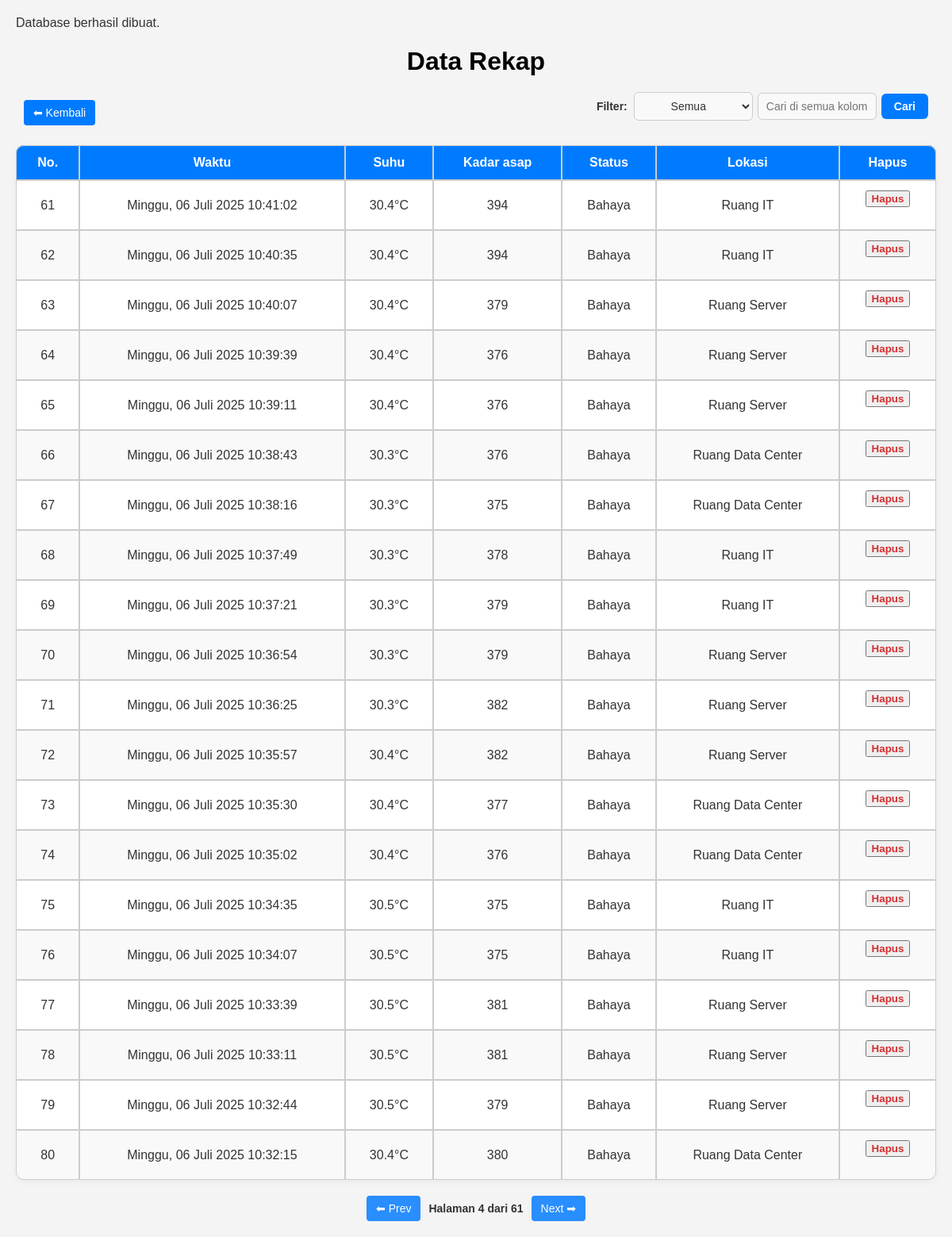
The app's page /rekap.php?page=4 with its own data.
### tables this page shows
CREATE TABLE `tbl_data` (
  `id` int NOT NULL,
  `waktu` timestamp NULL DEFAULT CURRENT_TIMESTAMP,
  `suhu` float NOT NULL,
  `kadar_asap` float NOT NULL,
  `status` varchar(20) NOT NULL,
  `lokasi` varchar(50) NOT NULL
);

### rekap.php (the view, shortened to what this page needs)
<?php
include 'config.php';
$limit = 20;
$page = isset($_GET['page']) ? (int)$_GET['page'] : 1;
$offset = ($page - 1) * $limit;
$searchTerm = isset($_GET['search']) ? trim($_GET['search']) : '';
$searchColumn = isset($_GET['column']) ? $_GET['column'] : 'semua';
$baseQuery = "SELECT id, waktu, suhu, kadar_asap, status, lokasi FROM tbl_data";
$countQuery = "SELECT COUNT(*) AS total FROM tbl_data";
$whereClause = "";
$params = [];
$types = "";
$query = $baseQuery . $whereClause . " ORDER BY waktu DESC LIMIT ? OFFSET ?";
$params[] = $limit;
$params[] = $offset;
$types .= 'ii';
$stmt = $conn->prepare($query);
if (!empty($params)) {
    $stmt->bind_param($types, ...$params);
}
$stmt->execute();
$result = $stmt->get_result();
$totalQuery = $countQuery . $whereClause;
$totalStmt = $conn->prepare($totalQuery);
$totalStmt->execute();
$totalResult = $totalStmt->get_result();
$totalRow = $totalResult->fetch_assoc();
$totalData = $totalRow['total'];
$totalPages = ceil($totalData / $limit);
function buildUrl($page, $column = null, $search = null)
{
    $params = [];
    $params['page'] = $page;
    return '?' . http_build_query($params);
}
?>
<!DOCTYPE html>
<html lang="id">
<head>
    <link rel="stylesheet" id="theme-style" href="css/light.css">
    <link rel="stylesheet" href="css/dark.css">
</head>
<body>
    <h1 ondblclick="toggleDarkMode()" title="mode gelap klik 2x">
        Data Rekap
    </h1>
    <div class="top-bar-container">
        <div class="top-bar">
            <a href="index.php" class="button">⬅ Kembali</a>
            <form method="GET" class="filter-group">
                <label for="filterColumn">Filter:</label>
                <select name="column" id="filterColumn">
                    <option value="semua" <?php if ($searchColumn === 'semua') echo 'selected'; ?>>Semua</option>
                </select>
                <input type="text" name="search" id="searchInput"
                       placeholder="<?php
                       if($searchColumn === 'semua') {
                           echo 'Cari di semua kolom...';
                       } elseif($searchColumn === 'waktu') {
                           echo 'Cari berdasarkan tanggal, bulan, tahun, atau jam...';
                       } else {
                           echo 'Ketik untuk mencari...';
                       }
                       ?>"
                       value="<?= htmlspecialchars($searchTerm) ?>">
                <button type="submit" class="btn-cari">Cari</button>
            </form>
        </div>
    </div>
    <div class="table">
    <table>
        <thead>
            <tr>
                <th>No.</th>
                <th>Waktu</th>
                <th>Suhu</th>
                <th>Kadar asap</th>
                <th>Status</th>
                <th>Lokasi</th>
                <th>Hapus</th>
            </tr>
        </thead>
        <tbody id="dataTableBody">
            <?php
            if ($result->num_rows > 0) {
                $no = $offset + 1;
                while ($row = $result->fetch_assoc()) {
                    $suhu = $row["suhu"];
                    $kadar_asap = $row["kadar_asap"];
                    $rowClass = "";
                    echo "<tr $rowClass>";
                    echo "<td>" . $no++ . "</td>";
                    $datetime = strtotime($row["waktu"]);
                    $formatted_time = date('l, d F Y  H:i:s', $datetime);
                    $search = [
                        'Monday', 'Tuesday', 'Wednesday', 'Thursday', 'Friday', 'Saturday', 'Sunday',
                        'January','February','March','April','May','June','July','August','September','October','November','December'
                    ];
                    $replace = [
                        'Senin', 'Selasa', 'Rabu', 'Kamis', 'Jumat', 'Sabtu', 'Minggu',
                        'Januari', 'Februari','Maret','April','Mei','Juni','Juli','Agustus','September','Oktober','November','Desember'
                    ];
                    $formatted_time = str_replace($search, $replace, $formatted_time);
                    echo "<td>$formatted_time</td>";
                    $suhuClass = ($suhu > 32) ? "class='danger-cell'" : "";
                    $asapClass = ($kadar_asap > 500) ? "class='danger-cell'" : "";
                    echo "<td $suhuClass>" . $row["suhu"] . "°C</td>";
                    echo "<td $asapClass>" . $row["kadar_asap"] . "</td>";
                    echo "<td>" . $row["status"] . "</td>";
                    echo "<td>" . $row["lokasi"] . "</td>";
                    echo "<td>
                            <form method='POST' action='hapus_data.php' onsubmit='return confirm(\"Yakin ingin menghapus data ini?\")'>
                                <input type='hidden' name='id' value='" . $row["id"] . "'>
                                <button type='submit' class='hapus-link'>Hapus</button>
                            </form>
                          </td>";
                    echo "</tr>";
                }
            }
            ?>
        </tbody>
    </table>
</div>
    <div class="pagination">
        <?php if ($page > 1): ?>
            <a href="<?= buildUrl($page - 1) ?>" class="pagination-link">⬅ Prev</a>
        <?php endif; ?>
        <span class="pagination-info">Halaman <?php echo $page; ?> dari <?php echo $totalPages; ?></span>
        <?php if ($page < $totalPages): ?>
            <a href="<?= buildUrl($page + 1) ?>" class="pagination-link">Next ➡</a>
        <?php endif; ?>
    </div>
</body>
</html>

### css/light.css (style rules this page uses)
body { font-family: Arial, sans-serif; margin: 20px; background-color: #f4f4f4; color: hsl(0, 0%, 20%); }
h1 { text-align: center; color: #000000; margin-bottom: 20px; }
table { width: 100%; max-width: 1200px; margin: 0px auto; overflow-x: auto; border-radius: 10px; box-shadow: 0 2px 8px rgba(0, 0, 0, 0.05); border-collapse: separate; border-spacing: 0; min-width: 0px; font-size: 16px; border-radius: 10px; color: #333; background-color: #fff; text-align: center; }
thead { background-color: #007bff; color: #ffffff; }
th { padding: 12px 16px; border: 1px solid #ccc; font-weight: bold; }
td { padding: 12px 16px; border: 1px solid #ccc; background-color: #fff; color: #333; }
tbody tr:nth-child(even) td { background-color: #f9f9f9; }
thead tr th:first-child { border-top-left-radius: 10px; }
thead tr th:last-child { border-top-right-radius: 10px; }
tbody tr:last-child td:first-child { border-bottom-left-radius: 10px; }
tbody tr:last-child td:last-child { border-bottom-right-radius: 10px; }
.hapus-link { color: #d63031; text-decoration: none; font-weight: bold; }
.pagination { display: flex; justify-content: center; align-items: center; margin-top: 20px; gap: 10px; flex-wrap: wrap; font-size: 14px; }
.pagination-link { color: #ffffff; text-decoration: none; padding: 8px 12px; border-radius: 4px; background-color: #298eff; transition: background-color 0.3s, color 0.3s; }
.pagination-info { font-weight: bold; }
.top-bar-container { max-width: 1200px; margin: 0 auto; padding: 0 10px; }
.top-bar { display: flex; justify-content: space-between; align-items: center; gap: 8px; margin-bottom: 15px; min-height: 50px; flex-wrap: nowrap; }
.top-bar .button { background-color: #007bff; color: white; padding: 8px 12px; text-decoration: none; border-radius: 4px; display: inline-block; cursor: pointer; border: none; font-size: 14px; white-space: nowrap; flex-shrink: 0; }
.btn-cari { background-color: #007bff; color: #ffffff; padding: 8px 16px; border: none; border-radius: 6px; font-size: 14px; font-weight: 600; cursor: pointer; transition: background-color 0.3s ease, box-shadow 0.3s ease; }
.filter-group { display: flex; align-items: center; gap: 6px; justify-content: flex-end; flex: 1; min-width: 0; overflow: hidden; flex-wrap: wrap; }
.filter-group label { font-weight: 600; color: #333; margin-right: 2px; white-space: nowrap; flex-shrink: 0; font-size: 14px; }
.filter-group select, .filter-group input[type="text"], .filter-group input[type="search"] { padding: 8px 10px; border-radius: 6px; border: 1px solid #ccc; font-size: 14px; background-color: #f9f9f9; color: #333; transition: border 0.3s, box-shadow 0.3s; min-width: 80px; max-width: 150px; flex: 1; }
input, select { background-color: #fff; color: #333; border: 1px solid #aaa; padding: 8px 12px; border-radius: 6px; font-size: 16px; text-align: center; }

### records on screen
tbl_data: waktu "Minggu, 06 Juli 2025 10:41:02", suhu "30.4", kadar_asap "394", status "Bahaya", lokasi "Ruang IT"
tbl_data: waktu "Minggu, 06 Juli 2025 10:40:35", suhu "30.4", kadar_asap "394", status "Bahaya", lokasi "Ruang IT"
tbl_data: waktu "Minggu, 06 Juli 2025 10:40:07", suhu "30.4", kadar_asap "379", status "Bahaya", lokasi "Ruang Server"
tbl_data: waktu "Minggu, 06 Juli 2025 10:39:39", suhu "30.4", kadar_asap "376", status "Bahaya", lokasi "Ruang Server"
tbl_data: waktu "Minggu, 06 Juli 2025 10:39:11", suhu "30.4", kadar_asap "376", status "Bahaya", lokasi "Ruang Server"
tbl_data: waktu "Minggu, 06 Juli 2025 10:38:43", suhu "30.3", kadar_asap "376", status "Bahaya", lokasi "Ruang Data Center"
tbl_data: waktu "Minggu, 06 Juli 2025 10:38:16", suhu "30.3", kadar_asap "375", status "Bahaya", lokasi "Ruang Data Center"
tbl_data: waktu "Minggu, 06 Juli 2025 10:37:49", suhu "30.3", kadar_asap "378", status "Bahaya", lokasi "Ruang IT"
tbl_data: waktu "Minggu, 06 Juli 2025 10:37:21", suhu "30.3", kadar_asap "379", status "Bahaya", lokasi "Ruang IT"
tbl_data: waktu "Minggu, 06 Juli 2025 10:36:54", suhu "30.3", kadar_asap "379", status "Bahaya", lokasi "Ruang Server"
tbl_data: waktu "Minggu, 06 Juli 2025 10:36:25", suhu "30.3", kadar_asap "382", status "Bahaya", lokasi "Ruang Server"
tbl_data: waktu "Minggu, 06 Juli 2025 10:35:57", suhu "30.4", kadar_asap "382", status "Bahaya", lokasi "Ruang Server"
tbl_data: waktu "Minggu, 06 Juli 2025 10:35:30", suhu "30.4", kadar_asap "377", status "Bahaya", lokasi "Ruang Data Center"
tbl_data: waktu "Minggu, 06 Juli 2025 10:35:02", suhu "30.4", kadar_asap "376", status "Bahaya", lokasi "Ruang Data Center"
tbl_data: waktu "Minggu, 06 Juli 2025 10:34:35", suhu "30.5", kadar_asap "375", status "Bahaya", lokasi "Ruang IT"
tbl_data: waktu "Minggu, 06 Juli 2025 10:34:07", suhu "30.5", kadar_asap "375", status "Bahaya", lokasi "Ruang IT"
tbl_data: waktu "Minggu, 06 Juli 2025 10:33:39", suhu "30.5", kadar_asap "381", status "Bahaya", lokasi "Ruang Server"
tbl_data: waktu "Minggu, 06 Juli 2025 10:33:11", suhu "30.5", kadar_asap "381", status "Bahaya", lokasi "Ruang Server"
tbl_data: waktu "Minggu, 06 Juli 2025 10:32:44", suhu "30.5", kadar_asap "379", status "Bahaya", lokasi "Ruang Server"
tbl_data: waktu "Minggu, 06 Juli 2025 10:32:15", suhu "30.4", kadar_asap "380", status "Bahaya", lokasi "Ruang Data Center"

### other values on screen
$page "4"
$totalPages "61"
